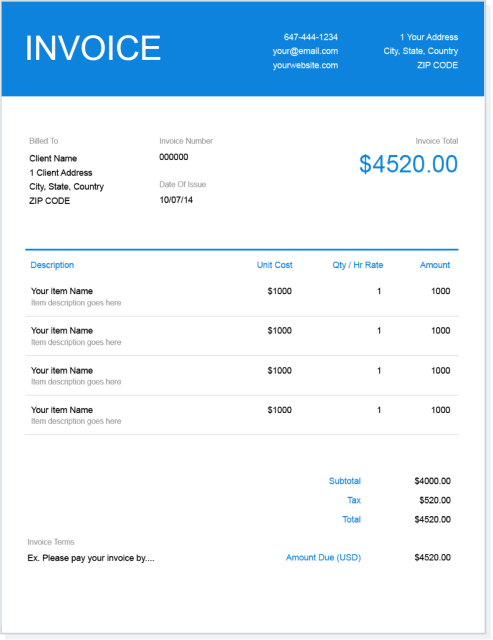
#> input picture web/home/testing/invoice1_tiff.tif, 985 x 1280 px (shown at 1/2 size)
$ python -i ocr_scanner.py   (imports and definitions only)
#> lines starting #> are read from the running program, lines starting #| are printed output that depends on the picture
from collections import namedtuple
import pytesseract
import imutils
import cv2
import json

pytesseract.pytesseract.tesseract_cmd = 'C:\\Program Files\\Tesseract-OCR\\tesseract'

OCRLocation = namedtuple('OCRLocation', ['id', 'bbox',
	'filter_keywords'])

# define the locations of each area of the document we wish to OCR
# default values
# OCR_LOCATIONS = [
# 	OCRLocation('client_name', (52,299,233,30), []),
# 	OCRLocation('address', (52,337,233,30), []),
# 	OCRLocation('country', (52,355,233,30), []),
# 	OCRLocation('zip_code', (52,385,233,30), []),
#     OCRLocation('invoice_total', (714,304,253,56), []),
#     OCRLocation('item1', (55,563,360,60), ['Item', 'description', 'goes', 'here']),
#     OCRLocation('item2', (55,642,360,60), ['Item', 'description', 'goes', 'here']),
#     OCRLocation('item3', (55,717,360,60), ['Item', 'description', 'goes', 'here']),
#     OCRLocation('item4', (55,799,360,60), ['Item', 'description', 'goes', 'here']),
#     OCRLocation('item_price1', (510, 564, 86, 32), []),
#     OCRLocation('item_price2', (510, 643, 86, 32), []),
#     OCRLocation('item_price3', (510, 722, 86, 32), []),
#     OCRLocation('item_price4', (510, 800, 86, 32), []),
#     OCRLocation('item_qty1', (662, 564, 111, 32), []),
#     OCRLocation('item_qty1', (662, 643, 111, 32), []),
#     OCRLocation('item_qty1', (662, 722, 111, 32), []),
#     OCRLocation('item_qty1', (662, 800, 111, 32), []),
#     OCRLocation('item_amount1', (836, 564, 82, 32), []),
#     OCRLocation('item_amount2', (836, 643, 82, 32), []),
#     OCRLocation('item_amount3', (836, 722, 82, 32), []),
#     OCRLocation('item_amount4', (836, 800, 82, 32), []),
#     OCRLocation('subtotal', (821, 949, 93, 30), []),
#     OCRLocation('tax', (821, 983, 93, 30), []),
#     OCRLocation('total', (821, 1022, 93, 30), [])
# ]

def create_ocr_list(dict):
    ocr_locations = []

    for key, value in dict.items():
        loc = value['scaled']
        filtered_words = value['filteredWords']
        ocr_locations.append(OCRLocation(key, loc, filtered_words))

    return ocr_locations


def cleanup_text(text):
	# strip out non-ASCII text so we can draw the text on the image
	# using OpenCV
	return ''.join([c if ord(c) < 128 else '' for c in text]).strip()

def extract_data(image, ocr_locations=None):
    if ocr_locations:
        ocr_locations = create_ocr_list(ocr_locations)
    else:
        f = open('boundingBoxes.json', 'r')
        data = json.load(f)
        f.close()

        ocr_locations = create_ocr_list(data)

    parsingResults = []

    # loop over the locations of the document we are going to OCR
    for loc in ocr_locations:
        # extract the OCR ROI from the aligned image
        (x, y, w, h) = loc.bbox  # list(map(lambda x: int(x), loc.bbox))
        roi = image[y:y + h, x:x + w]

        # custom config to recognize single characters
        # psm = page segmentation mode, oem = engine mode
        # https://pyimagesearch.com/2021/11/15/tesseract-page-segmentation-modes-psms-explained-how-to-improve-your-ocr-accuracy/
        custom_config = '--psm 3 --oem 3'  # 3 = default, 10 = single character recognition, 13 = treat region as single line

        # OCR the ROI using Tesseract
        rgb = cv2.cvtColor(roi, cv2.COLOR_BGR2RGB)
        text = pytesseract.image_to_string(rgb, config=custom_config)

        # break the text into lines and loop over them
        for line in text.split('\n'):
            # if the line is empty, ignore it
            if len(line) == 0:
                continue

            # convert the line to lowercase and then check to see if the
            # line contains any of the filter keywords (these keywords
            # are part of the *form itself* and should be ignored)
            lower = line.lower()
            count = sum([lower.count(x) for x in loc.filter_keywords])

            # if the count is zero then we know we are *not* examining a
            # text field that is part of the document itself (ex., info,
            # on the field, an example, help text, etc.)
            if count == 0:
                # update our parsing results dictionary with the OCR'd
                # text if the line is *not* empty
                parsingResults.append((loc, line))

    # initialize a dictionary to store our final OCR results
    results = {}

    # loop over the results of parsing the document
    for (loc, line) in parsingResults:

        # grab any existing OCR result for the current ID of the document
        r = results.get(loc.id, None)

        # if the result is None, initialize it using the text and location
        # namedtuple (converting it to a dictionary as namedtuples are not
        # hashable)
        if r is None:
            results[loc.id] = (line, loc._asdict())

        # otherwise, there exists an OCR result for the current area of the
        # document, so we should append our existing line
        else:
            # unpack the existing OCR result and append the line to the
            # existing text
            (existingText, loc) = r
            text = '{}\n{}'.format(existingText, line)

            # update our results dictionary
            results[loc['id']] = (text, loc)

    # loop over the results
    for (locID, result) in results.items():
        # unpack the result tuple
        (text, loc) = result

        # extract the bounding box coordinates of the OCR location and
        # then strip out non-ASCII text so we can draw the text on the
        # output image using OpenCV
        (x, y, w, h) = loc['bbox']
        clean = cleanup_text(text)

        # draw a bounding box around the text
        cv2.rectangle(image, (x, y), (x + w, y + h), (0, 255, 0), 2)

        # loop over all lines in the text
        for (i, line) in enumerate(text.split('\n')):
            # draw the line on the output image
            startY = y + (i * 70) + 40
            # cv2.putText(image, line, (x, startY), cv2.FONT_HERSHEY_SIMPLEX, 1, (0, 0, 255), 5)


    preview = imutils.resize(image, 400)

    return image, preview, results

>>> import cv2
>>> picture = cv2.imread('../testing/invoice1_tiff.tif')
#> picture is the input picture: shape (1280, 985, 3); mean B, G, R 247.1, 233.9, 216.7
>>> result = extract_data(picture)
#> (reads web/home/ocr/boundingBoxes.json from the repository)
#> the loop in extract_data, `for loc in ocr_locations:` made 1 pass
#> pass 1, in extract_data, `roi = image[y:y + h, x:x + w]`:
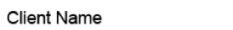
#> roi: shape (30, 233, 3); mean B, G, R 238.6, 238.6, 238.6
#> after the loop in extract_data, `for loc in ocr_locations:`: parsingResults = []
#> (the run stopped early here; a loop or call above may not have finished)
